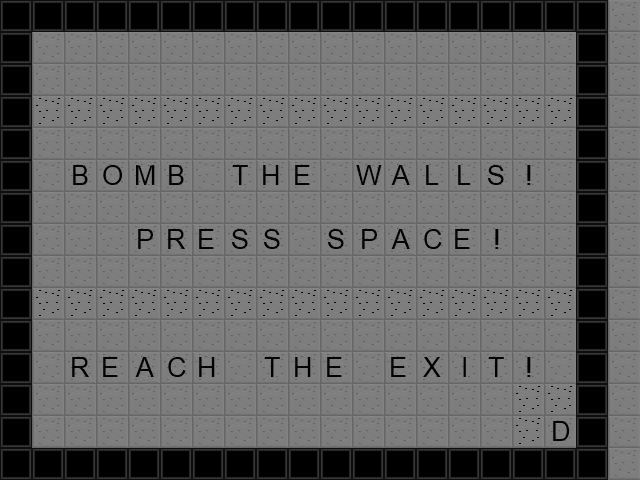

Rendered tile map (Tiled .tmx) drawn with the repository's tilesets; below, a short description and the map source with its tile grids summarised:
An orthogonal 20x15 tile map with 32x32 px tiles, 1 tile layer (Kachelebene 1).

<map version="1.0" orientation="orthogonal" width="20" height="15" tilewidth="32" tileheight="32">
 <tileset firstgid="1" name="tiles_test" tilewidth="32" tileheight="32">
  <image source="tiles_test.png" width="512" height="512" />
 </tileset>
 <layer name="Kachelebene 1" width="20" height="15">
  <data>[300 cells, 300 non-empty, 20 distinct tile ids]</data>
 </layer>
</map>
